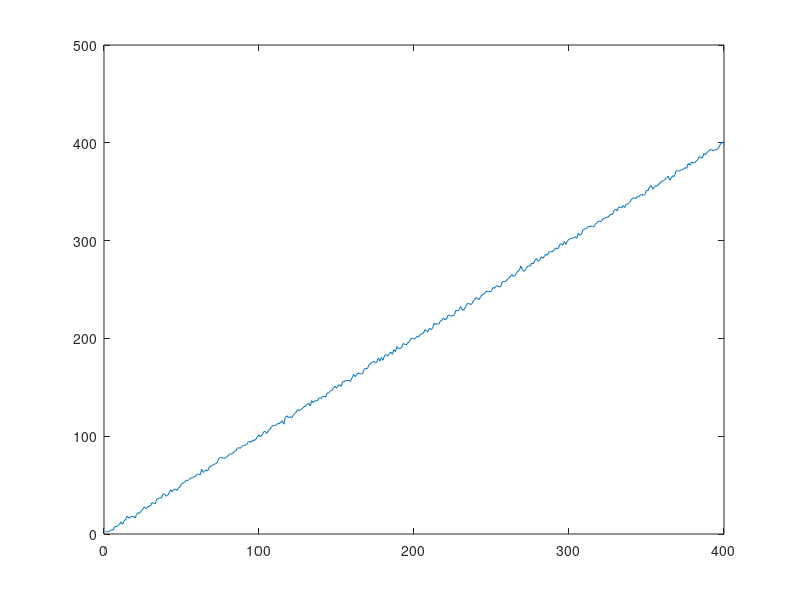

Here is the MATLAB script that generated this plot:
N=100; %number of vectors
K=4;   %vector dimension
line=1:N*K; %straight line
noisePower=2; %noise power in Watts
temp=transpose(reshape(line,K,N)); %block signal
x=temp + sqrt(noisePower) * randn(size(temp)); %add (AWGN) noise

media = mean(x);
x_centralizado = x - media; %subtrai a média dos dados

covariance = cov(x_centralizado); %calcula a matriz de covariância
[pc, lambdas] = eig(covariance); %obtém eigevectors e eigenvalues(matriz de variâncias)
lambdas = diag(lambdas); %extrai a matriz diagonal
[temp, indices] = sort(-1*lambdas); %ordem decrescente
lambdas = lambdas(indices); %reordena
A = pc(:,indices); %obtém os principais compotentes (colunas de A)
Ah=A'; %matriz da transformada direta (hermitiano de A)

x_klt = x_centralizado * A;
x_reconstruido =  x_klt * Ah + media;


z=transpose(x_reconstruido); plot(z(:)) %prepare for plot
